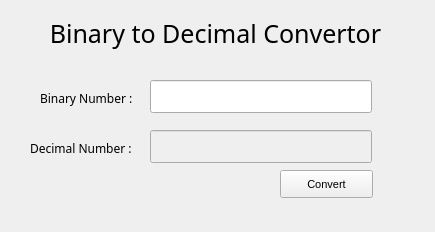
<?xml version="1.0" encoding="UTF-8"?>
<ui version="4.0">
 <class>Convertor</class>
 <widget class="QMainWindow" name="Convertor">
  <property name="geometry">
   <rect>
    <x>0</x>
    <y>0</y>
    <width>435</width>
    <height>232</height>
   </rect>
  </property>
  <property name="font">
   <font>
    <pointsize>8</pointsize>
   </font>
  </property>
  <property name="windowTitle">
   <string>Convertor</string>
  </property>
  <property name="windowIcon">
   <iconset resource="resource.qrc">
    <normaloff>:/img/img/binary_code_dzZ_icon.ico</normaloff>:/img/img/binary_code_dzZ_icon.ico</iconset>
  </property>
  <widget class="QWidget" name="centralwidget">
   <widget class="QLabel" name="label">
    <property name="geometry">
     <rect>
      <x>0</x>
      <y>10</y>
      <width>431</width>
      <height>46</height>
     </rect>
    </property>
    <property name="font">
     <font>
      <family>Montserrat</family>
      <pointsize>19</pointsize>
     </font>
    </property>
    <property name="text">
     <string>Binary to Decimal Convertor</string>
    </property>
    <property name="alignment">
     <set>Qt::AlignCenter</set>
    </property>
   </widget>
   <widget class="QPushButton" name="pushButton">
    <property name="geometry">
     <rect>
      <x>280</x>
      <y>170</y>
      <width>93</width>
      <height>28</height>
     </rect>
    </property>
    <property name="text">
     <string>Convert</string>
    </property>
   </widget>
   <widget class="QLineEdit" name="B2DBinary">
    <property name="geometry">
     <rect>
      <x>150</x>
      <y>80</y>
      <width>222</width>
      <height>33</height>
     </rect>
    </property>
    <property name="font">
     <font>
      <family>Montserrat</family>
      <pointsize>15</pointsize>
     </font>
    </property>
    <property name="inputMask">
     <string>BBBBBBBB</string>
    </property>
    <property name="text">
     <string/>
    </property>
    <property name="placeholderText">
     <string/>
    </property>
   </widget>
   <widget class="QLineEdit" name="B2DDecimal">
    <property name="enabled">
     <bool>false</bool>
    </property>
    <property name="geometry">
     <rect>
      <x>150</x>
      <y>130</y>
      <width>222</width>
      <height>33</height>
     </rect>
    </property>
    <property name="font">
     <font>
      <family>Montserrat</family>
      <pointsize>15</pointsize>
     </font>
    </property>
    <property name="placeholderText">
     <string/>
    </property>
   </widget>
   <widget class="QLabel" name="label_3">
    <property name="geometry">
     <rect>
      <x>30</x>
      <y>140</y>
      <width>110</width>
      <height>16</height>
     </rect>
    </property>
    <property name="font">
     <font>
      <family>Montserrat</family>
      <pointsize>9</pointsize>
     </font>
    </property>
    <property name="text">
     <string>Decimal Number :</string>
    </property>
   </widget>
   <widget class="QLabel" name="label_2">
    <property name="geometry">
     <rect>
      <x>40</x>
      <y>90</y>
      <width>99</width>
      <height>16</height>
     </rect>
    </property>
    <property name="font">
     <font>
      <family>Montserrat</family>
      <pointsize>9</pointsize>
     </font>
    </property>
    <property name="text">
     <string>Binary Number :</string>
    </property>
   </widget>
  </widget>
 </widget>
 <resources>
  <include location="resource.qrc"/>
 </resources>
 <connections/>
</ui>
